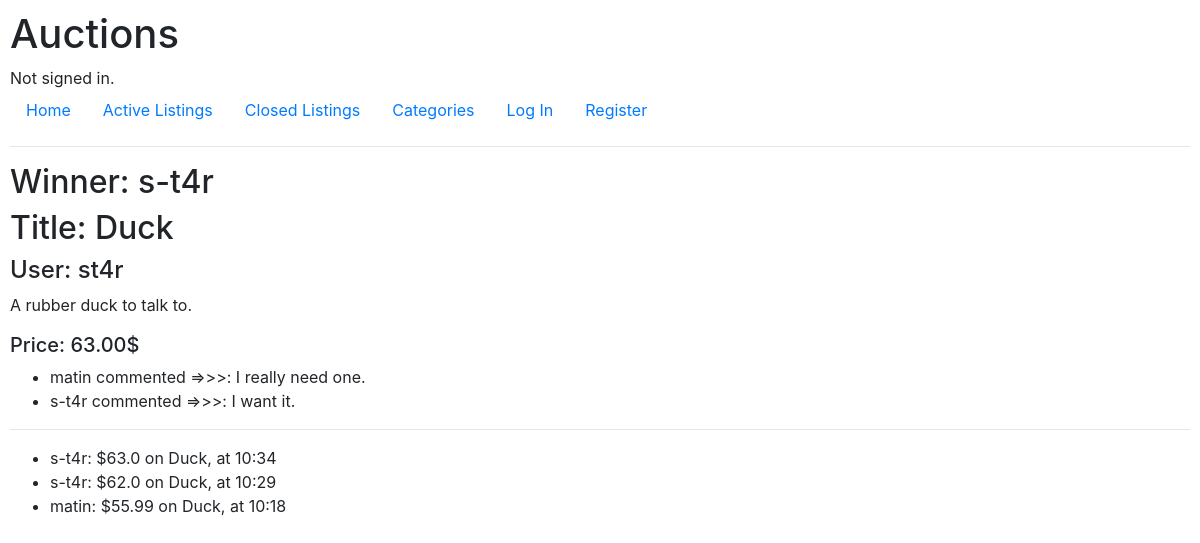
Screenshot of /listing/7 with the database file from the repository.
### auctions/models.py (models this page shows, shortened)
class User(AbstractUser):
    pass

class AuctionListing(models.Model):
    CATEGORY_CHOICES = [
        ('TOYS', 'Toys'),
        ('BOOK', 'Books'),
    ]
    category = models.CharField(max_length=4, choices=CATEGORY_CHOICES)
    user = models.ForeignKey(User, on_delete=models.CASCADE, related_name="lister")
    title = models.CharField(max_length=64)
    description = models.TextField()
    starting_bid = models.FloatField()
    active = models.BooleanField(default=True)
    winner = models.ForeignKey(User, on_delete=models.SET_NULL, null=True, blank=True, related_name="winner")

class Comment(models.Model):
    user = models.ForeignKey(User, on_delete=models.CASCADE)
    listing = models.ForeignKey(AuctionListing, on_delete=models.CASCADE, related_name='comments')
    text = models.TextField()
    def __str__(self):
        return f"{self.user} commented =>>>: {self.text}"

class Bid(models.Model):
    auction = models.ForeignKey(AuctionListing, on_delete=models.CASCADE, related_name='bids')
    bidder = models.ForeignKey(User, on_delete=models.CASCADE, related_name="bids")
    amount = models.FloatField()
    timestamp = models.DateTimeField(auto_now_add=True)
    def __str__(self):
        return f"{self.bidder}: ${self.amount} on {self.auction.title}, at {self.timestamp.strftime('%H:%M')}"

### auctions/views.py (the view)
# urls.py: path("listing/<int:id>", views.listing, name="listing"),
def listing(request, id):
    form = AuctionListing.objects.get(pk=id)
    comments = Comment.objects.filter()
    bids = Bid.objects.filter(auction=form).order_by('-amount')
    winner = form.winner
    return render(request, "auctions/listing.html", {
        "form": form,
        "user": request.user,
        "comments": comments,
        "bids": bids,
        "winner": winner,
    })

### auctions/templates/auctions/listing.html (shortened to what this page needs)
{% extends "auctions/layout.html" %}
{% block body %}
    {% if not form.active and winner %}
        <h2>Winner: {{ winner.username }}</h2>
    {% endif %}
    <h2>Title: {{ form.title }}</h2>
    <h4>User: {{ form.user }}</h4>
    <p>{{ form.description }}</p>
    <h5>Price: {{ form.starting_bid|floatformat:2 }}$</h5>
    <ul>
        {% for comment in form.comments.all %}
            <li>{{ comment }}</li>
        {% endfor %}
    </ul>
    <hr>
    <ul>
        {% for bid in bids %}
            <li>{{ bid }}</li>
        {% endfor %}
    </ul>
{% endblock %}

### auctions/static/auctions/styles.css (style rules this page uses)
body { padding: 10px; }

### rows the page displays
User: username "s-t4r"
AuctionListing: title "Duck", user "st4r", description "A rubber duck to talk to.", starting_bid "63.00"
Comment: user+text "matin commented =>>>: I really need one."
Comment: user+text "s-t4r commented =>>>: I want it."
Bid: bidder+amount+auction "s-t4r: $63.0 on Duck, at 10:34"
Bid: bidder+amount+auction "s-t4r: $62.0 on Duck, at 10:29"
Bid: bidder+amount+auction "matin: $55.99 on Duck, at 10:18"
